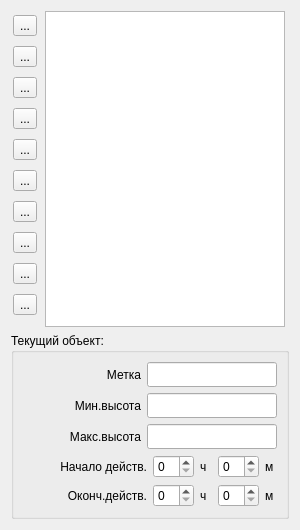
<?xml version="1.0" encoding="UTF-8"?>
<ui version="4.0">
 <class>QCritShemeEditor</class>
 <widget class="QDialog" name="QCritShemeEditor">
  <property name="geometry">
   <rect>
    <x>0</x>
    <y>0</y>
    <width>300</width>
    <height>530</height>
   </rect>
  </property>
  <property name="sizePolicy">
   <sizepolicy hsizetype="Fixed" vsizetype="Fixed">
    <horstretch>0</horstretch>
    <verstretch>0</verstretch>
   </sizepolicy>
  </property>
  <property name="maximumSize">
   <size>
    <width>300</width>
    <height>530</height>
   </size>
  </property>
  <property name="windowTitle">
   <string>Редактор обстановки</string>
  </property>
  <layout class="QVBoxLayout" name="verticalLayout_4">
   <item>
    <layout class="QHBoxLayout" name="horizontalLayout">
     <item>
      <layout class="QVBoxLayout" name="verticalLayout">
       <item>
        <widget class="QToolButton" name="btNew">
         <property name="text">
          <string>...</string>
         </property>
         <property name="icon">
          <iconset resource="../mapresurses.qrc">
           <normaloff>:/Resurses/24/add file.png</normaloff>:/Resurses/24/add file.png</iconset>
         </property>
        </widget>
       </item>
       <item>
        <widget class="QToolButton" name="btLoad">
         <property name="toolTip">
          <string>Загрузить из файла...</string>
         </property>
         <property name="text">
          <string>...</string>
         </property>
         <property name="icon">
          <iconset resource="../mapresurses.qrc">
           <normaloff>:/Resurses/24/open-folder.png</normaloff>:/Resurses/24/open-folder.png</iconset>
         </property>
        </widget>
       </item>
       <item>
        <widget class="QToolButton" name="btSave">
         <property name="toolTip">
          <string>Сохранить в файл</string>
         </property>
         <property name="text">
          <string>...</string>
         </property>
         <property name="icon">
          <iconset resource="../mapresurses.qrc">
           <normaloff>:/Resurses/24/save.png</normaloff>:/Resurses/24/save.png</iconset>
         </property>
        </widget>
       </item>
       <item>
        <widget class="QToolButton" name="btSaveAs">
         <property name="toolTip">
          <string>Сохранить как ...</string>
         </property>
         <property name="text">
          <string>...</string>
         </property>
         <property name="icon">
          <iconset resource="../mapresurses.qrc">
           <normaloff>:/Resurses/24/save-as.png</normaloff>:/Resurses/24/save-as.png</iconset>
         </property>
        </widget>
       </item>
       <item>
        <widget class="QToolButton" name="btClear">
         <property name="toolTip">
          <string>Очистить текущую группу объектов</string>
         </property>
         <property name="text">
          <string>...</string>
         </property>
         <property name="icon">
          <iconset resource="../mapresurses.qrc">
           <normaloff>:/Resurses/32/draw_eraser.png</normaloff>:/Resurses/32/draw_eraser.png</iconset>
         </property>
        </widget>
       </item>
       <item>
        <widget class="QToolButton" name="btPoint">
         <property name="toolTip">
          <string>Добавить точечный объект </string>
         </property>
         <property name="text">
          <string>...</string>
         </property>
         <property name="icon">
          <iconset resource="../mapresurses.qrc">
           <normaloff>:/Resurses/painter/draw_points.png</normaloff>:/Resurses/painter/draw_points.png</iconset>
         </property>
        </widget>
       </item>
       <item>
        <widget class="QToolButton" name="btLine">
         <property name="toolTip">
          <string>Добавить линейный объект</string>
         </property>
         <property name="text">
          <string>...</string>
         </property>
         <property name="icon">
          <iconset resource="../mapresurses.qrc">
           <normaloff>:/Resurses/painter/draw_line.png</normaloff>:/Resurses/painter/draw_line.png</iconset>
         </property>
        </widget>
       </item>
       <item>
        <widget class="QToolButton" name="btCircle">
         <property name="toolTip">
          <string>Добавить круговой объект</string>
         </property>
         <property name="text">
          <string>...</string>
         </property>
         <property name="icon">
          <iconset resource="../mapresurses.qrc">
           <normaloff>:/Resurses/painter/draw_ellipse.png</normaloff>:/Resurses/painter/draw_ellipse.png</iconset>
         </property>
        </widget>
       </item>
       <item>
        <widget class="QToolButton" name="btPoly">
         <property name="toolTip">
          <string>Добавить зону</string>
         </property>
         <property name="text">
          <string>...</string>
         </property>
         <property name="icon">
          <iconset resource="../mapresurses.qrc">
           <normaloff>:/Resurses/painter/draw_polyline.png</normaloff>:/Resurses/painter/draw_polyline.png</iconset>
         </property>
        </widget>
       </item>
       <item>
        <widget class="QToolButton" name="btSetData">
         <property name="toolTip">
          <string>Внести данные об объекте</string>
         </property>
         <property name="text">
          <string>...</string>
         </property>
         <property name="icon">
          <iconset resource="../mapresurses.qrc">
           <normaloff>:/Resurses/todo-256.png</normaloff>:/Resurses/todo-256.png</iconset>
         </property>
        </widget>
       </item>
      </layout>
     </item>
     <item>
      <widget class="QListWidget" name="listObj">
       <property name="maximumSize">
        <size>
         <width>240</width>
         <height>16777215</height>
        </size>
       </property>
      </widget>
     </item>
    </layout>
   </item>
   <item>
    <widget class="QGroupBox" name="groupBox">
     <property name="title">
      <string>Текущий объект:</string>
     </property>
     <layout class="QVBoxLayout" name="verticalLayout_3">
      <item>
       <layout class="QVBoxLayout" name="verticalLayout_2">
        <item>
         <layout class="QHBoxLayout" name="horizontalLayout_4">
          <item>
           <widget class="QLabel" name="label">
            <property name="minimumSize">
             <size>
              <width>110</width>
              <height>0</height>
             </size>
            </property>
            <property name="layoutDirection">
             <enum>Qt::LeftToRight</enum>
            </property>
            <property name="text">
             <string>Метка</string>
            </property>
            <property name="alignment">
             <set>Qt::AlignRight|Qt::AlignTrailing|Qt::AlignVCenter</set>
            </property>
           </widget>
          </item>
          <item>
           <widget class="QLineEdit" name="edName">
            <property name="minimumSize">
             <size>
              <width>125</width>
              <height>25</height>
             </size>
            </property>
            <property name="maximumSize">
             <size>
              <width>130</width>
              <height>25</height>
             </size>
            </property>
           </widget>
          </item>
         </layout>
        </item>
        <item>
         <layout class="QHBoxLayout" name="horizontalLayout_5">
          <item>
           <widget class="QLabel" name="label_2">
            <property name="minimumSize">
             <size>
              <width>110</width>
              <height>0</height>
             </size>
            </property>
            <property name="layoutDirection">
             <enum>Qt::LeftToRight</enum>
            </property>
            <property name="text">
             <string>Мин.высота</string>
            </property>
            <property name="alignment">
             <set>Qt::AlignRight|Qt::AlignTrailing|Qt::AlignVCenter</set>
            </property>
           </widget>
          </item>
          <item>
           <widget class="QLineEdit" name="edMinH">
            <property name="minimumSize">
             <size>
              <width>125</width>
              <height>25</height>
             </size>
            </property>
            <property name="maximumSize">
             <size>
              <width>130</width>
              <height>25</height>
             </size>
            </property>
           </widget>
          </item>
         </layout>
        </item>
        <item>
         <layout class="QHBoxLayout" name="horizontalLayout_6">
          <item>
           <widget class="QLabel" name="label_3">
            <property name="minimumSize">
             <size>
              <width>110</width>
              <height>0</height>
             </size>
            </property>
            <property name="layoutDirection">
             <enum>Qt::LeftToRight</enum>
            </property>
            <property name="text">
             <string>Макс.высота</string>
            </property>
            <property name="alignment">
             <set>Qt::AlignRight|Qt::AlignTrailing|Qt::AlignVCenter</set>
            </property>
           </widget>
          </item>
          <item>
           <widget class="QLineEdit" name="edMaxH">
            <property name="minimumSize">
             <size>
              <width>125</width>
              <height>25</height>
             </size>
            </property>
            <property name="maximumSize">
             <size>
              <width>130</width>
              <height>25</height>
             </size>
            </property>
           </widget>
          </item>
         </layout>
        </item>
        <item>
         <layout class="QHBoxLayout" name="horizontalLayout_7">
          <item>
           <widget class="QLabel" name="label_4">
            <property name="minimumSize">
             <size>
              <width>110</width>
              <height>0</height>
             </size>
            </property>
            <property name="layoutDirection">
             <enum>Qt::LeftToRight</enum>
            </property>
            <property name="text">
             <string>Начало действ.</string>
            </property>
            <property name="alignment">
             <set>Qt::AlignRight|Qt::AlignTrailing|Qt::AlignVCenter</set>
            </property>
           </widget>
          </item>
          <item>
           <layout class="QHBoxLayout" name="horizontalLayout_2">
            <item>
             <widget class="QSpinBox" name="spinBeginH">
              <property name="maximumSize">
               <size>
                <width>45</width>
                <height>16777215</height>
               </size>
              </property>
             </widget>
            </item>
            <item>
             <widget class="QLabel" name="label_6">
              <property name="text">
               <string>ч</string>
              </property>
             </widget>
            </item>
            <item>
             <widget class="QSpinBox" name="spinBeginM">
              <property name="maximumSize">
               <size>
                <width>50</width>
                <height>16777215</height>
               </size>
              </property>
             </widget>
            </item>
            <item>
             <widget class="QLabel" name="label_7">
              <property name="text">
               <string>м</string>
              </property>
             </widget>
            </item>
           </layout>
          </item>
         </layout>
        </item>
        <item>
         <layout class="QHBoxLayout" name="horizontalLayout_8">
          <item>
           <widget class="QLabel" name="label_5">
            <property name="minimumSize">
             <size>
              <width>110</width>
              <height>0</height>
             </size>
            </property>
            <property name="layoutDirection">
             <enum>Qt::LeftToRight</enum>
            </property>
            <property name="text">
             <string>Оконч.действ.</string>
            </property>
            <property name="alignment">
             <set>Qt::AlignRight|Qt::AlignTrailing|Qt::AlignVCenter</set>
            </property>
           </widget>
          </item>
          <item>
           <layout class="QHBoxLayout" name="horizontalLayout_3">
            <item>
             <widget class="QSpinBox" name="spinEndH">
              <property name="maximumSize">
               <size>
                <width>45</width>
                <height>16777215</height>
               </size>
              </property>
             </widget>
            </item>
            <item>
             <widget class="QLabel" name="label_8">
              <property name="text">
               <string>ч</string>
              </property>
             </widget>
            </item>
            <item>
             <widget class="QSpinBox" name="spinEndM">
              <property name="maximumSize">
               <size>
                <width>50</width>
                <height>16777215</height>
               </size>
              </property>
             </widget>
            </item>
            <item>
             <widget class="QLabel" name="label_9">
              <property name="text">
               <string>м</string>
              </property>
             </widget>
            </item>
           </layout>
          </item>
         </layout>
        </item>
       </layout>
      </item>
     </layout>
    </widget>
   </item>
  </layout>
 </widget>
 <resources>
  <include location="../mapresurses.qrc"/>
 </resources>
 <connections/>
</ui>
